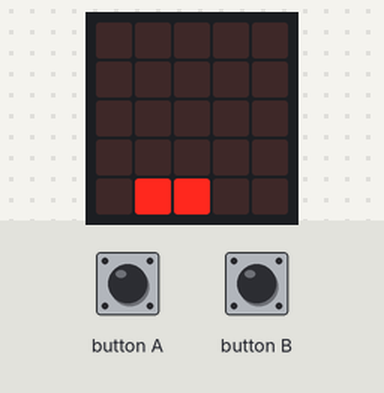
Simulated run of this program. Board: BBC micro:bit (MakeCode). Parts: the board's 5×5 LED display. Inputs (shaded band) come from the test bench. Random numbers come from a fixed seed; the short countdown, score and lost-life animations are approximate; the run ends where the board's game-over animation would start. At 2.0 s the program stops and its outputs stay as they are.

Above: at 0.8 s.
1.3 s: button B pressed for 0.15 s
At 1.91 s:
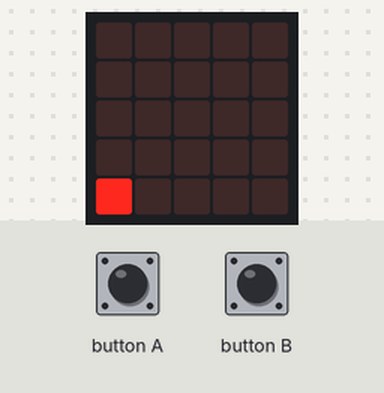
At 2.4 s:
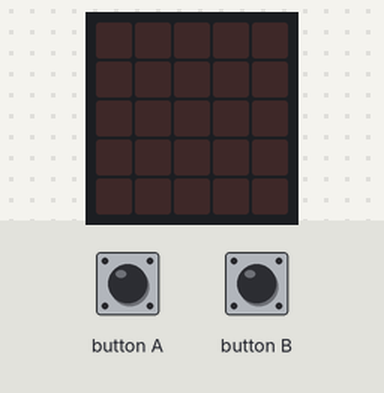
Timing chart, 0 to 3.5 s (numbered marks = the images above; inputs shaded):
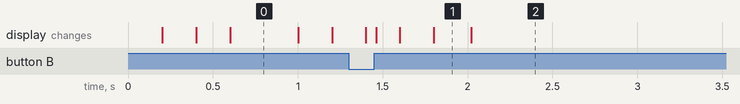

Measured:
- what the display in image 0 shows lasts 0.4 s, from 0.6 s to 1.0 s

The program:

main.ts
```typescript
input.onButtonPressed(Button.A, function () {
    sprite.change(LedSpriteProperty.X, -1)
})
input.onButtonPressed(Button.B, function () {
    sprite.change(LedSpriteProperty.X, 1)
})
function opponent () {
    malox = randint(0, 4)
    malo = game.createSprite(malox, 0)
    basic.pause(1000)
}
let malo: game.LedSprite = null
let malox = 0
let sprite: game.LedSprite = null
basic.clearScreen()
sprite = game.createSprite(2, 4)
basic.forever(function () {
    opponent()
    if (malo.isTouching(sprite)) {
        sprite.delete()
        malo.delete()
        game.gameOver()
    }
    malo.delete()
    game.addScore(1)
    sprite.set(LedSpriteProperty.X, randint(1, 3))
})
basic.forever(function () {
    if (sprite.get(LedSpriteProperty.X) == 4) {
        sprite.set(LedSpriteProperty.X, 0)
        basic.pause(1000)
    } else if (sprite.get(LedSpriteProperty.X) == 0) {
        sprite.set(LedSpriteProperty.X, 4)
        basic.pause(1000)
    }
})
basic.forever(function () {
    if (game.isGameOver()) {
        sprite.delete()
        malo.delete()
    }
})
loops.everyInterval(200, function () {
    malo.change(LedSpriteProperty.Y, 1)
})
```

test.ts
```typescript
// aquí va el archivo "tests"; esto no se compilará cuando este paquete se utilice como una extensión.
```
